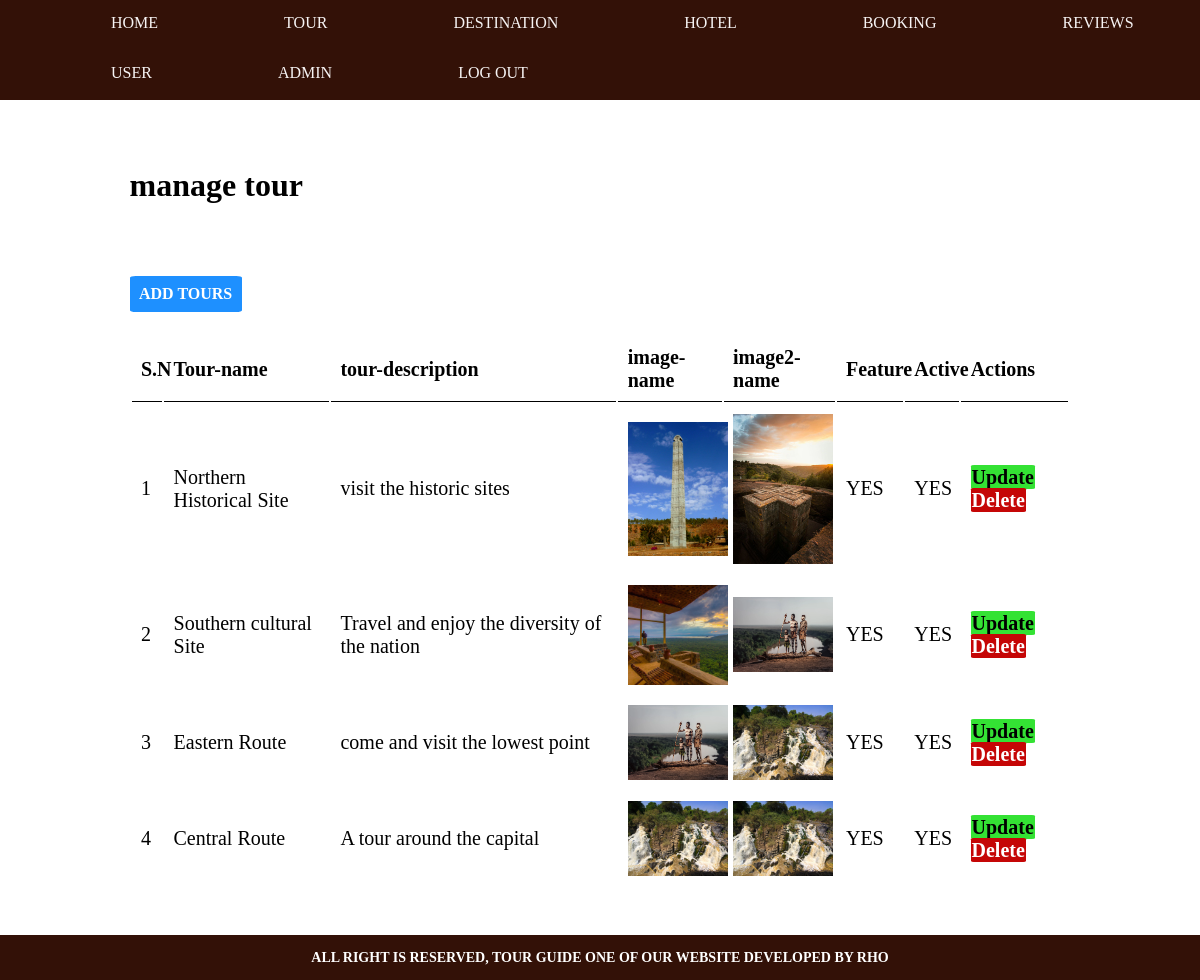
Screenshot of /admin/manage-tour.php (signed in) with the database file from the repository.
### tables this page shows
CREATE TABLE `tours` (
  `id` int(10) UNSIGNED NOT NULL,
  `tour_name` varchar(255) NOT NULL,
  `tour_description` varchar(3500) DEFAULT NULL,
  `image_name` varchar(255) DEFAULT NULL,
  `featured` varchar(10) NOT NULL,
  `active` varchar(10) NOT NULL,
  `image2_name` varchar(255) DEFAULT NULL
);

### admin/manage-tour.php (the view, shortened to what this page needs)
<?php include('partials/menu.php');?>
<div class="main-content">
         <div class="wrapper">
               <h1> manage tour</h1>
               <br><br>
               <br><br>
               <a href="add-tours.php" class="btn-primary">ADD TOURS</a>
               <br> <br> <br>
                <table class="tbl-full">
                <tr>
                     <th>S.N</th>
                      <th>Tour-name</th>
                      <th>tour-description</th>
                      <th>image-name</th>
                      <th>image2-name</th>
                      <th>Feature</th>
                      <th>Active</th>
                      <th>Actions</th>
                </tr>
                <?php
                $sql="SELECT*FROM tours";
                $res=mysqli_query($conn,$sql);
                if($res==TRUE)
                {
                  $sn=1;
                  $count=mysqli_num_rows($res);
                  if($count>0){
                    while ($rows=mysqli_fetch_assoc($res)){
              $id=$rows['id'];
              $tour_name=$rows['tour_name'];
              $tour_description=$rows['tour_description'];
              $image_name=$rows['image_name'];
              $image2_name=$rows['image2_name'];
              $featured=$rows['featured'];
              $active=$rows['active'];
              ?>
              <tr>
                     <td><?php echo $sn++;?></td>
                      <td><?php echo $tour_name; ?> </td>
                      <td><?php echo $tour_description; ?></td>
                      <td>
                        <?php
                     if($image_name!="")
                     {
                        ?>
                        <img src="<?php echo SITEURL; ?>assets/images/tours/<?php echo $image_name; ?>" width="100px">
                        <?php
                     }
                     else
                     {
                     echo"<div class='error'>Image not added.</div>";
                     }
                        ?>
                        </td>
                        <td>
                        <?php
                     if($image2_name!="")
                     {
                        ?>
                        <img src="<?php echo SITEURL; ?>assets/images/tours/<?php echo $image2_name; ?>" width="100px">
                        <?php
                     }
                     else
                     {
                     echo"<div class='error'>Image not added.</div>";
                     }
                        ?>
                        </td>
                        <td><?php echo $featured; ?></td>
                      <td><?php echo $active; ?></td>
                      <td>
                          <a href ="<?php echo SITEURL; ?>admin/update-tour.php?id=<?php echo $id ;?>& image_name=<?php echo $image_name;?>& image2_name=<?php echo $image2_name;?>" class="btn-secondary">Update</a>
                          <a href ="<?php echo SITEURL; ?>admin/delete-tour.php?id=<?php echo $id ;?>&image_name=<?php echo $image_name;?>&image2_name=<?php echo $image2_name;?>" class="btn-danger">Delete</a>
                      </td>
                </tr>
              <?php
                    }
                  }
                }
                ?>
               </table>
         </div>
  </div>
<?php include('partials/footer.php');?>

### css/admin.css (style rules this page uses)
body { line-height: 1; margin: 0; }
.wrapper { padding:1%; width:80%; margin:0 auto; }
.main-content { margin:1%; background-color: white; padding: 2% 0; }
.tbl-full { width:100%; font-size: 20px; }
table tr td { padding: 1%; }
table tr th { border-bottom: 1px solid black; padding: 1%; text-align: left; }
.btn-primary { font-size: none; background-color:#1e90ff; padding: 1%; margin-top:8px; margin-bottom: 8px; font-weight: bold; color:white; text-decoration: none; border-radius: 5%; }
.btn-secondary { font-size: none; background-color:rgb(52, 226, 52); padding: 1%; margin-top:8px; margin-bottom: 8px; font-weight: bold; color:black; text-decoration: none; border-radius: 5%; }
.btn-danger { font-size: none; background-color:#c50606; padding: 1%; margin-top:8px; margin-bottom: 8px; font-weight: bold; color:white; text-decoration: none; border-radius: 5%; }

### rows the page displays
tours: tour_name "Northern Historical Site", tour_description "visit the historic sites", image_name (picture), image2_name (picture), featured "YES", active "YES"
tours: tour_name "Southern cultural Site", tour_description "Travel and enjoy the diversity of the nation", image_name (picture), image2_name (picture), featured "YES", active "YES"
tours: tour_name "Eastern Route", tour_description "come and visit the lowest point", image_name (picture), image2_name (picture), featured "YES", active "YES"
tours: tour_name "Central Route", tour_description "A tour around the capital", image_name (picture), image2_name (picture), featured "YES", active "YES"
